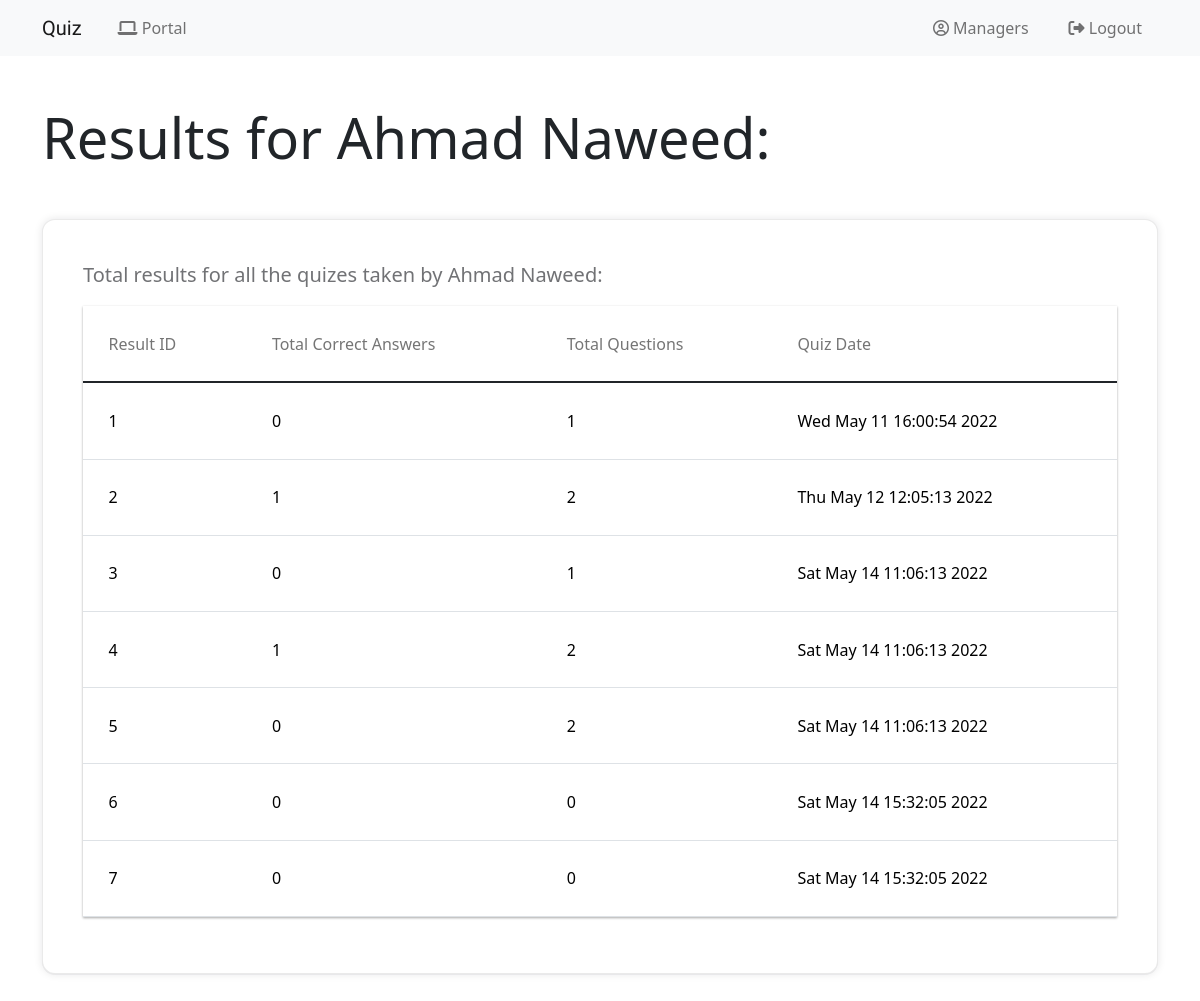
The page /manager/students-list/results/4 (signed in) on the database its author committed.
### quiz_application/models.py (models this page shows)
class User(db.Model, UserMixin):
    id = db.Column(db.Integer, primary_key=True)
    email = db.Column(db.String(150), unique=True)
    name = db.Column(db.String(150))
    password = db.Column(db.String(150))
    role = db.Column(db.String(30), default="Pending")
    subjects = db.relationship("Subject", secondary=user_subject, passive_deletes=True, cascade="all, delete")
    marks = db.relationship("Mark", backref="marks", single_parent=True, cascade="all, delete")

class Mark(db.Model):
    id = db.Column(db.Integer, primary_key=True)
    total_marks = db.Column(db.String(150))
    quiz_taken_date = db.Column(db.DateTime, default=datetime.now())
    user_id = db.Column(db.Integer, db.ForeignKey('user.id'))

### quiz_application/manager.py (the view)
@manager.route("/students-list/results/<int:id>")
@login_required
@is_manager
def see_students_marks(id):
    student = User.query.get_or_404(id)
    marks = student.marks
    return render_template("manager/students-results.html", user=current_user, student=student, marks=marks)

### quiz_application/__init__.py (called while the page is built)
def create_app():
    app = Flask(__name__)
    app.config['SECRET_KEY'] = 'SECRET123'
    app.config['SQLALCHEMY_DATABASE_URI'] = f'sqlite:///{DB_NAME}'
    db.init_app(app)
    from .views import views
    from .auth import auth
    from .admin import admin
    from .manager import manager
    from .student import student
    app.register_blueprint(views, url_prefix='/')
    app.register_blueprint(auth, url_prefix='/')
    app.register_blueprint(admin, url_prefix='/admin/')
    app.register_blueprint(manager, url_prefix='/manager/')
    app.register_blueprint(student, url_prefix='/student/')
    from .models import User
    create_database(app)
    login_manager = LoginManager()
    login_manager.login_view = 'auth.login'
    login_manager.init_app(app)
    @login_manager.user_loader
    def load_user(id):
        return User.query.get(int(id))
    return app

### quiz_application/auth.py (called while the page is built)
def is_manager(f):
    @wraps(f)
    def wrap(*args, **kwargs):
        if current_user.role == "Manager" or current_user.role == "Admin":
            return f(*args, **kwargs)
        else:
            flash("Unauthorized", category="error")
            return redirect("/")
    return wrap

### quiz_application/templates/manager/students-results.html (shortened to what this page needs)
{% extends "base.html" %}
{% block content %}
<main>
    <section class="section-padding">
        <h3 class="display-4 mb-5">Results for {{student.name}}:</h3>
        <div class="table-design bt-5">
            {% if not marks %}
            <p>{{student.name}} has not taken any quizes yet.</p>
            {% else %}
            <p class="lead" style="font-weight: 500;">
                Total results for all the quizes taken by {{student.name}}:
            </p>
            <div class="table-responsive-vertical shadow-z-1">
                <table id="table" class="table table-hover table-mc-light-blue">
                    <thead>
                        <tr>
                            <th>Result ID</th>
                            <th>Total Correct Answers</th>
                            <th>Total Questions</th>
                            <th>Quiz Date</th>
                        </tr>
                    </thead>
                    <tbody>
                        {% for record in marks %}
                        <tr>
                            <td data-title="Result ID">{{record.id}}</td>
                            <td data-title="Total Correct Answers">{{record.total_marks.split("out of")[0].strip()}}</td>
                            <td data-title="Total Questions">{{record.total_marks.split("out of")[1].strip()}}</td>
                            <td data-title="Quiz Date">{{record.quiz_taken_date.strftime("%c")}}</td>
                        </tr>
                        {% endfor %}
                    </tbody>
                </table>
            </div>
            {% endif %}
        </div>
    </section>
</main>
{% endblock %}

### quiz_application/templates/base.html (shortened to what this page needs)
<!DOCTYPE html>
<html lang="en">
<head>
    <link href="https://cdn.jsdelivr.net/npm/bootstrap@5.1.3/dist/css/bootstrap.min.css" rel="stylesheet">
  <link
    rel="stylesheet"
    href="https://stackpath.bootstrapcdn.com/font-awesome/4.7.0/css/font-awesome.min.css"
  />
    <link rel="stylesheet" type="text/css" href="{{ url_for('static', filename='css/table.css') }}" />
    <link rel="stylesheet" type="text/css" href="{{ url_for('static', filename='css/custom.css') }}" />
    <link rel="stylesheet" type="text/css" href="{{ url_for('static', filename='css/main.css') }}" />
    <link href="css/bootstrap.min.css" rel="stylesheet">
    <link href="css/bootstrap-icons.css" rel="stylesheet">
</head>
<body>
    <nav class="navbar navbar-expand-lg navbar-light bg-light">
        <div class="container">
            <a class="navbar-brand" href="/" style="font-family: 'Shadows Into Light', cursive; margin-right: 12px;">Quiz </a>
          <div class="collapse navbar-collapse" id="navbarSupportedContent">
            <ul class="navbar-nav me-auto mb-2 mb-lg-0">
                {% if user.is_authenticated  %}
                  <li class="nav-item">
                    {% if user.role == "Admin" %}
                      <a class="nav-link" href="/admin"><i class="fa fa-laptop" aria-hidden="true"></i> Admin Portal</a>
                    {% elif user.role == "Manager" %}
                      <a class="nav-link" href="/manager"><i class="fa fa-laptop" aria-hidden="true"></i> Portal</a>
                    {% elif user.role == "Student" %}
                      <a class="nav-link" href="/student"><i class="fa fa-laptop" aria-hidden="true"></i> Portal</a>
                    {% endif %}
                  </li>
                {% endif %}
            </ul>
            <ul class="navbar-nav">
              {% if user.is_authenticated %}
                <li class="nav-item">
                  <a href="/edit_profile" class="nav-link"><i class="fa fa-user-circle-o" aria-hidden="true"></i> {{user.name}}</a>
                </li>
                <li class="nav-item">
                  <a class="nav-link" id="login" href="/logout"><i class="fa fa-sign-out" aria-hidden="true"></i> Logout</a>
                </li>
              {% endif %}
            </ul>
          </div>
        </div>
    </nav>
   <div class="mt-5">
    <div class="container">
        {% block content %}
        {% endblock %}
    </div>
   </div>
</body>
</html>

### quiz_application/static/css/table.css (style rules this page uses)
*, *:after, *:before { -webkit-box-sizing: border-box; -moz-box-sizing: border-box; box-sizing: border-box; }
.shadow-z-1 { -webkit-box-shadow: 0 1px 3px 0 rgba(0, 0, 0, 0.12), 0 1px 2px 0 rgba(0, 0, 0, 0.24); -moz-box-shadow: 0 1px 3px 0 rgba(0, 0, 0, 0.12), 0 1px 2px 0 rgba(0, 0, 0, 0.24); box-shadow: 0 1px 3px 0 rgba(0, 0, 0, 0.12), 0 1px 2px 0 rgba(0, 0, 0, 0.24); }
.table { width: 100%; max-width: 100%; margin-bottom: 2rem; background-color: #fff; }
.table > thead > tr, .table > tbody > tr, .table > tfoot > tr { -webkit-transition: all 0.3s ease; -o-transition: all 0.3s ease; transition: all 0.3s ease; }
.table > thead > tr > th, .table > tbody > tr > th, .table > tfoot > tr > th, .table > thead > tr > td, .table > tbody > tr > td, .table > tfoot > tr > td { text-align: left; padding: 1.6rem; vertical-align: top; border-top: 0; -webkit-transition: all 0.3s ease; -o-transition: all 0.3s ease; transition: all 0.3s ease; }
.table > thead > tr > th { font-weight: 400; color: #757575; vertical-align: bottom; border-bottom: 1px solid rgba(0, 0, 0, 0.12); }
.table > caption + thead > tr:first-child > th, .table > colgroup + thead > tr:first-child > th, .table > thead:first-child > tr:first-child > th, .table > caption + thead > tr:first-child > td, .table > colgroup + thead > tr:first-child > td, .table > thead:first-child > tr:first-child > td { border-top: 0; }

### quiz_application/static/css/custom.css (style rules this page uses)
body { background: #e5e5e542; }
.navbar-expand-lg .navbar-nav .nav-link { display: inline-block !important; padding: 0; margin-right: 0.5rem !important; margin-left: 1rem !important; }
.table-design { border: solid 0.5px #cfcfcf6e; padding: 40px; border-radius: 13px; background: white; box-shadow: rgb(17 17 26 / 5%) 0px 1px 0px, rgb(17 17 26 / 10%) 0px 0px 8px; }
td, th { white-space: nowrap; white-space: nowrap; }

### quiz_application/static/css/main.css (style rules this page uses)
:root { --white-color: #FFFFFF; --primary-color: #FF4400; --section-bg-color: #f0f8ff; --dark-color: #000000; --grey-color: #d0d1d1; --p-color: #717275; --body-font-family: 'Inter', sans-serif; --h5-font-size: 24px; --p-font-size: 20px; --copyright-text-font-size: 16px; --product-link-font-size: 14px; --custom-link-font-size: 12px; --font-weight-thin: 100; --font-weight-light: 300; --font-weight-normal: 400; --font-weight-bold: 700; --font-weight-black: 900; }
html { scroll-behavior: smooth; }
h3 { font-size: 36px; }
p { color: var(--p-color); font-size: var(--p-font-size); font-weight: var(--font-weight-light); }
a, button { touch-action: manipulation; transition: all 0.3s; }
a { color: var(--p-color); text-decoration: none; }
.lead { font-size: 1.5rem; font-weight: var(--font-weight-thin); }
.navbar { background: #e0e0e0 !important; padding: 15px; }
.navbar-brand { color: var(--dark-color); font-size: 24px; font-weight: var(--font-weight-light); margin: 0; padding: 0; }
.navbar-expand-lg .navbar-nav .nav-link { display: inline-block; padding: 0; margin-right: 1.5rem; margin-left: 1.5rem; }
.nav-link { color: var(--p-color); font-size: 16px; position: relative; }
.navbar .nav-link::after { position: absolute; top: 100%; left: 0; width: 100%; height: 2px; background: var(--grey-color); content: ''; opacity: 0; -webkit-transition: opacity 0.3s, -webkit-transform 0.3s; -moz-transition: opacity 0.3s, -moz-transform 0.3s; transition: opacity 0.3s, transform 0.3s; -webkit-transform: translateY(10px); -moz-transform: translateY(10px); transform: translateY(10px); }
.section-padding { padding-top: 0rem; padding-bottom: 7rem; }

### rows shown on the page
User: name "Managers"
User: name "Ahmad Naweed"
Mark: id "1", total_marks.split "0", total_marks.split "1", quiz_taken_date "Wed May 11 16:00:54 2022"
Mark: id "2", total_marks.split "1", total_marks.split "2", quiz_taken_date "Thu May 12 12:05:13 2022"
Mark: id "3", total_marks.split "0", total_marks.split "1", quiz_taken_date "Sat May 14 11:06:13 2022"
Mark: id "4", total_marks.split "1", total_marks.split "2", quiz_taken_date "Sat May 14 11:06:13 2022"
Mark: id "5", total_marks.split "0", total_marks.split "2", quiz_taken_date "Sat May 14 11:06:13 2022"
Mark: id "6", total_marks.split "0", quiz_taken_date "Sat May 14 15:32:05 2022"
Mark: id "7", total_marks.split "0", quiz_taken_date "Sat May 14 15:32:05 2022"
